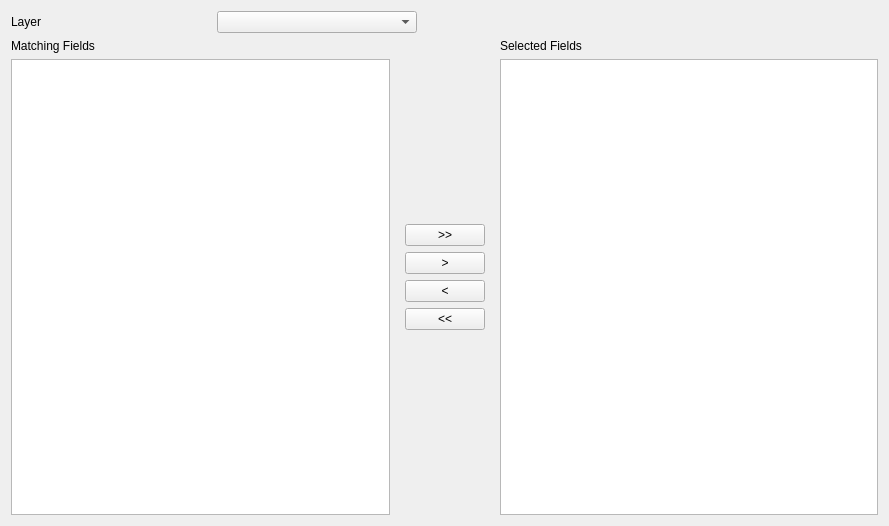
<?xml version="1.0" encoding="UTF-8"?>
<ui version="4.0">
 <class>Form</class>
 <widget class="QWidget" name="Form">
  <property name="geometry">
   <rect>
    <x>0</x>
    <y>0</y>
    <width>889</width>
    <height>526</height>
   </rect>
  </property>
  <property name="windowTitle">
   <string>Form</string>
  </property>
  <layout class="QVBoxLayout" name="verticalLayout_4">
   <item>
    <layout class="QHBoxLayout" name="horizontalLayout_1">
     <item>
      <widget class="QLabel" name="label">
       <property name="minimumSize">
        <size>
         <width>200</width>
         <height>0</height>
        </size>
       </property>
       <property name="text">
        <string>Layer</string>
       </property>
      </widget>
     </item>
     <item>
      <widget class="QgsFieldComboBox" name="featureLabelCb">
       <property name="minimumSize">
        <size>
         <width>200</width>
         <height>0</height>
        </size>
       </property>
      </widget>
     </item>
     <item>
      <spacer name="horizontalSpacer">
       <property name="orientation">
        <enum>Qt::Horizontal</enum>
       </property>
       <property name="sizeHint" stdset="0">
        <size>
         <width>40</width>
         <height>20</height>
        </size>
       </property>
      </spacer>
     </item>
    </layout>
   </item>
   <item>
    <layout class="QHBoxLayout" name="horizontalLayout">
     <item>
      <layout class="QVBoxLayout" name="verticalLayout_5">
       <item>
        <widget class="QLabel" name="availableLbl">
         <property name="text">
          <string>Matching Fields</string>
         </property>
        </widget>
       </item>
       <item>
        <widget class="QListWidget" name="availableFeaturesLw"/>
       </item>
      </layout>
     </item>
     <item>
      <layout class="QVBoxLayout" name="verticalLayout_6">
       <item>
        <widget class="QWidget" name="widget" native="true">
         <property name="minimumSize">
          <size>
           <width>0</width>
           <height>0</height>
          </size>
         </property>
         <property name="maximumSize">
          <size>
           <width>100</width>
           <height>16777215</height>
          </size>
         </property>
         <layout class="QVBoxLayout" name="verticalLayout_8">
          <item>
           <spacer name="verticalSpacer">
            <property name="orientation">
             <enum>Qt::Vertical</enum>
            </property>
            <property name="sizeHint" stdset="0">
             <size>
              <width>20</width>
              <height>40</height>
             </size>
            </property>
           </spacer>
          </item>
          <item>
           <widget class="QPushButton" name="selectAllBtn">
            <property name="maximumSize">
             <size>
              <width>16777215</width>
              <height>16777215</height>
             </size>
            </property>
            <property name="text">
             <string>&gt;&gt;</string>
            </property>
            <property name="autoDefault">
             <bool>false</bool>
            </property>
           </widget>
          </item>
          <item>
           <widget class="QPushButton" name="selectSingleBtn">
            <property name="maximumSize">
             <size>
              <width>16777215</width>
              <height>16777215</height>
             </size>
            </property>
            <property name="text">
             <string>&gt;</string>
            </property>
           </widget>
          </item>
          <item>
           <widget class="QPushButton" name="unselectSingleBtn">
            <property name="maximumSize">
             <size>
              <width>16777215</width>
              <height>16777215</height>
             </size>
            </property>
            <property name="text">
             <string>&lt;</string>
            </property>
           </widget>
          </item>
          <item>
           <widget class="QPushButton" name="unselectAllBtn">
            <property name="maximumSize">
             <size>
              <width>16777215</width>
              <height>16777215</height>
             </size>
            </property>
            <property name="text">
             <string>&lt;&lt;</string>
            </property>
           </widget>
          </item>
          <item>
           <spacer name="verticalSpacer_2">
            <property name="orientation">
             <enum>Qt::Vertical</enum>
            </property>
            <property name="sizeHint" stdset="0">
             <size>
              <width>20</width>
              <height>40</height>
             </size>
            </property>
           </spacer>
          </item>
         </layout>
        </widget>
       </item>
      </layout>
     </item>
     <item>
      <layout class="QVBoxLayout" name="verticalLayout_7">
       <item>
        <widget class="QLabel" name="selectedLbl">
         <property name="text">
          <string>Selected Fields</string>
         </property>
        </widget>
       </item>
       <item>
        <widget class="QListWidget" name="selectedFeaturesLw"/>
       </item>
      </layout>
     </item>
    </layout>
   </item>
  </layout>
 </widget>
 <customwidgets>
  <customwidget>
   <class>QgsFieldComboBox</class>
   <extends>QComboBox</extends>
   <header>qgsfieldcombobox.h</header>
  </customwidget>
 </customwidgets>
 <resources/>
 <connections/>
</ui>
